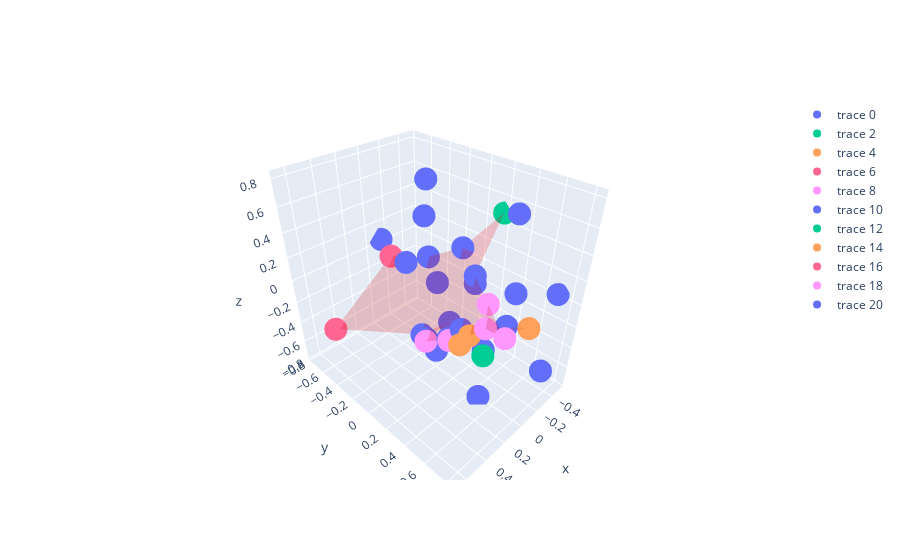

Notebook cell for this chart:
### Code cell
# height=2
# x= [0,2,1,2]
# y= [0,1,2,2]
# z = [0,0,0,0]
fig = go.Figure(data=[
#     go.Mesh3d(x=x, y=y, z=z,),
    go.Scatter3d(x=vor.points[:,0],
                 y=vor.points[:,1],
                 z=vor.points[:,2],
                 mode="markers",
#                  size=1
                )
]+meshes)
fig
